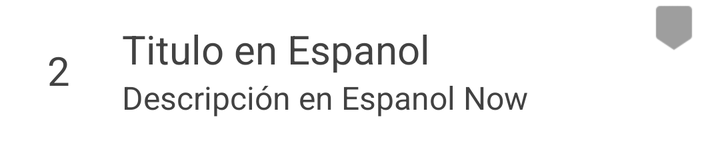
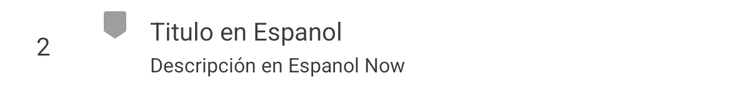

Compare how this app lays out the same screen by default and in its alternative resource folder. The renders come first, then the two layout files and the values they reference.
<!-- AndroidManifest.xml: fallback theme Theme.MaterialComponents.DayNight.NoActionBar -->
<!-- res/layout/scene_title.xml -->
<?xml version="1.0" encoding="utf-8"?>
<RelativeLayout
  xmlns:android="http://schemas.android.com/apk/res/android"
  xmlns:tools="http://schemas.android.com/tools"
  android:layout_width="match_parent"
  android:layout_height="wrap_content"
  android:layout_marginTop="2dp"
  android:id="@+id/scene_title_rr"
  android:background="@drawable/select_scene_title">
  <LinearLayout
    android:layout_width="wrap_content"
    android:layout_height="wrap_content"
    android:orientation="vertical"
    android:layout_marginBottom="0dp"
    android:paddingTop="6dp"
    android:paddingBottom="8dp"
    android:id="@+id/title_layout"
    >
    <LinearLayout
      android:layout_width="match_parent"
      android:layout_height="wrap_content"
      android:orientation="horizontal">
      <TextView
        style="@style/opening_list_item"
        android:layout_width="55dp"
        android:layout_height="wrap_content"
        android:layout_gravity="center"
        android:gravity="center"
        android:text="2"
        android:layout_weight="0"
        android:textColor="@color/titleViewColor"
        android:id="@+id/difficulty"/>
      <LinearLayout
        android:layout_width="wrap_content"
        android:layout_height="wrap_content"
        android:layout_weight="1"
        android:orientation="vertical">
        <TextView
          style="@style/opening_list_item"
          android:id="@+id/spanish_title"
          android:layout_width="match_parent"
          android:layout_height="wrap_content"

          android:paddingBottom="0dp"
          android:textColor="@color/titleViewColor"
          android:fontFamily="sans-serif"
          android:text="Titulo en Espanol"
          android:maxLines="3"/>
        <TextView
          style="@style/opening_list_item"
          android:layout_width="match_parent"
          android:layout_height="wrap_content"
          android:textSize="16sp"
          android:paddingTop="0dp"
          android:fontFamily="sans-serif"
          android:text="Descripción en Espanol Now"
          android:textColor="@color/titleViewColor"
          android:ellipsize="marquee"
          android:id="@+id/spanish_description"/>
      </LinearLayout>
    </LinearLayout>
    <TextView
      style="@style/opening_list_item"
      android:layout_width="match_parent"
      android:layout_height="wrap_content"
      android:textSize="16sp"
      android:visibility="gone"
      android:layout_marginLeft="55dp"
      android:textStyle="italic"
      android:fontFamily="sans-serif"
      android:text="English Description Now"
      android:textColor="@color/titleViewColor"
      android:ellipsize="marquee"
      android:id="@+id/english_description"/>
    <TextView
      android:id="@+id/story_id"
      android:layout_width="wrap_content"
      android:layout_height="wrap_content"
      android:textColor="@color/titleViewColor"
      android:visibility="gone"/>
  </LinearLayout>
  <ImageView
    android:layout_width="24dp"
    android:layout_height="24dp"
    android:background="@drawable/ic_tag_dark"
    android:layout_marginLeft="325dp"
    android:id="@+id/completed"
    android:layout_alignParentLeft="true"/>
  </RelativeLayout>
<!-- resources referenced by this layout -->
<resources>
  <color name="titleViewColor">@color/colorPrimaryDark</color>
  <!-- drawable ic_tag_dark: png bitmap (drawable-xhdpi, 407 bytes) -->
  <!-- drawable select_scene_title (drawable) -->
  <?xml version="1.0" encoding="utf-8"?>
  <selector xmlns:android="http://schemas.android.com/apk/res/android">
    <item android:drawable="@color/selectedTitle" android:state_focused="true"/>
    <item android:drawable="@color/selectedTitle" android:state_pressed="true"/>
    <item android:drawable="@color/colorPrimaryLight"/>
  </selector>
  <style name="opening_list_item">
      <item name="android:paddingTop">   3dp</item>
      <item name="android:paddingBottom">4dp</item>
      <item name="android:paddingLeft">  6dp</item>
      <item name="android:paddingRight"> 2dp</item>
      <item name="android:textSize">    20sp</item>
      <item name="android:singleLine">  true</item>
      <item name="android:ellipsize">    end</item>
      <item name="android:textColor">@color/headerText</item>
    </style>
  <color name="colorPrimaryDark">#424242</color>
  <color name="selectedTitle">#bdbdbd</color>
  <color name="colorPrimaryLight">#fff</color>
  <color name="headerText">#525252</color>
</resources>
<!-- res/layout-sw390dp/scene_title.xml (the repository's variant of the layout above) -->
<!-- drawn on a 7-inch tablet held upright -->
<?xml version="1.0" encoding="utf-8"?>
<RelativeLayout
  xmlns:android="http://schemas.android.com/apk/res/android"
  xmlns:tools="http://schemas.android.com/tools"
  android:layout_width="match_parent"
  android:layout_height="wrap_content"
  android:layout_marginTop="2dp"
  android:id="@+id/scene_title_rr"
  android:background="@drawable/select_scene_title">
  <LinearLayout
    android:layout_width="wrap_content"
    android:layout_height="wrap_content"
    android:orientation="vertical"
    android:layout_marginBottom="0dp"
    android:paddingTop="6dp"
    android:paddingBottom="8dp"
    android:id="@+id/title_layout"
    >
    <LinearLayout
      android:layout_width="match_parent"
      android:layout_height="wrap_content"
      android:orientation="horizontal">
      <TextView
        style="@style/opening_list_item"
        android:layout_width="65dp"
        android:layout_height="wrap_content"
        android:layout_gravity="center"
        android:gravity="center"
        android:text="2"
        android:layout_weight="0"
        android:textColor="@color/titleViewColor"
        android:id="@+id/difficulty"/>
      <ImageView
        android:layout_width="24dp"
        android:layout_height="24dp"
        android:background="@drawable/ic_tag_dark"
        android:layout_marginLeft="15dp"
        android:layout_marginRight="10dp"
        android:id="@+id/completed"
        android:layout_alignParentLeft="true"/>
      <LinearLayout
        android:layout_width="wrap_content"
        android:layout_height="wrap_content"
        android:layout_weight="1"
        android:orientation="vertical">
        <TextView
          style="@style/opening_list_item"
          android:id="@+id/spanish_title"
          android:layout_width="match_parent"
          android:layout_height="wrap_content"
          android:paddingBottom="0dp"
          android:textColor="@color/titleViewColor"
          android:fontFamily="sans-serif"
          android:text="Titulo en Espanol"
          android:maxLines="3"/>
        <TextView
          style="@style/opening_list_item"
          android:layout_width="match_parent"
          android:layout_height="wrap_content"
          android:textSize="16sp"
          android:fontFamily="sans-serif"
          android:text="Descripción en Espanol Now"
          android:textColor="@color/titleViewColor"
          android:ellipsize="marquee"
          android:id="@+id/spanish_description"/>
      </LinearLayout>
    </LinearLayout>

    <TextView
      style="@style/opening_list_item"
      android:layout_width="match_parent"
      android:layout_height="wrap_content"
      android:textSize="16sp"
      android:visibility="gone"
      android:layout_marginLeft="65dp"
      android:textStyle="italic"
      android:fontFamily="sans-serif"
      android:text="English Description Now"
      android:textColor="@color/titleViewColor"
      android:ellipsize="marquee"
      android:id="@+id/english_description"/>
    <TextView
      android:id="@+id/story_id"
      android:layout_width="wrap_content"
      android:layout_height="wrap_content"
      android:textColor="@color/titleViewColor"
      android:visibility="gone"/>
  </LinearLayout>
  </RelativeLayout>
